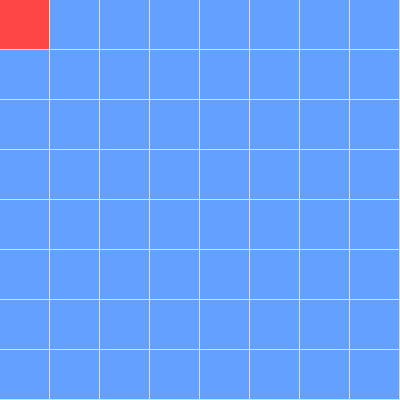
Frame 1 (no input)
Frame 60 (the mouse pressed at the canvas centre just before this capture): identical to frame 1, image omitted
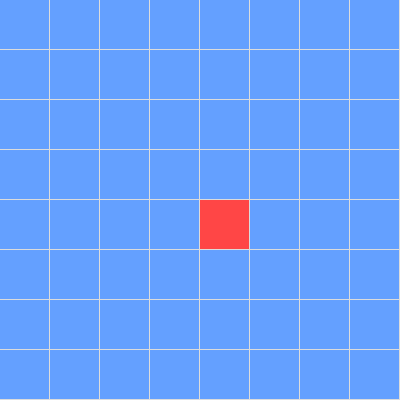
Frame 120 (the mouse held since frame 60 and released just before this capture)

The Processing sketch that drew these frames (run headless with seeded random() and noise(); from frame 60 on, the mouse is pressed at the canvas centre):

// Processing sketch: hover-grid
// ── hover-grid.pde
// Hover Grid
// A nested loop draws a grid of cells: the outer loop repeats each
// row, the inner loop repeats every column inside that row. A
// condition then lets each cell react on its own.

int cols = 8;
int rows = 8;
float cellW;
float cellH;

void setup() {
  size(400, 400);
  cellW = width / (float) cols;
  cellH = height / (float) rows;
}

void draw() {
  background(220);
  noStroke();

  for (int row = 0; row < rows; row++) {
    for (int col = 0; col < cols; col++) {
      float x = col * cellW;
      float y = row * cellH;

      // Is the mouse inside this one cell?
      boolean isHovering = mouseX >= x && mouseX < x + cellW &&
        mouseY >= y && mouseY < y + cellH;

      fill(isHovering ? color(255, 70, 70) : color(100, 160, 255));
      rect(x, y, cellW - 1, cellH - 1);
    }
  }
}
